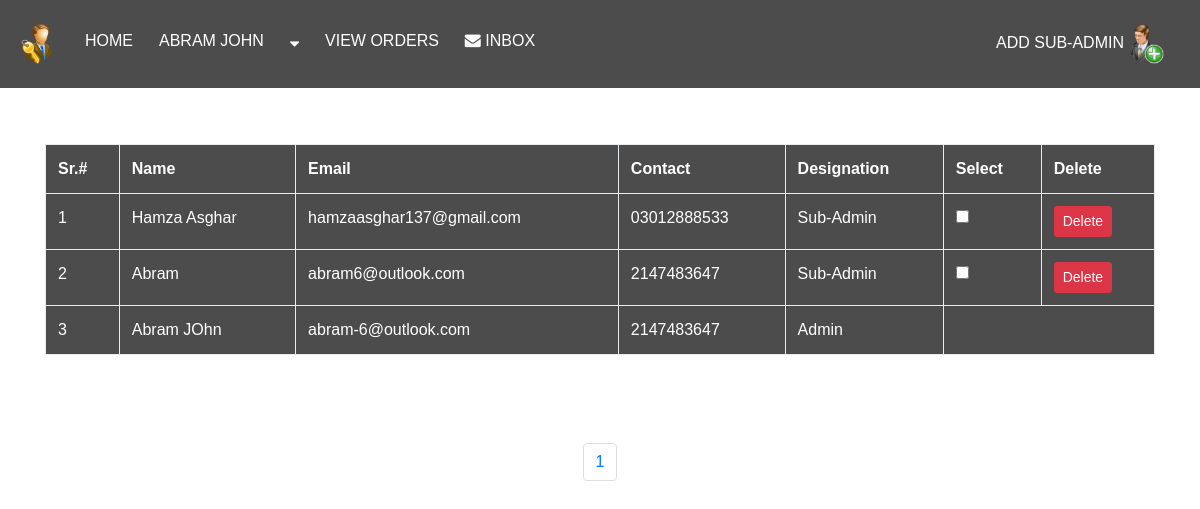
The app's page /ocms/admin/admin_data_display.php (signed in) with its own data.
### tables this page shows
CREATE TABLE `admin_register` (
  `admin_id` int(255) NOT NULL,
  `name` varchar(350) NOT NULL,
  `email` varchar(350) NOT NULL,
  `password` varchar(350) NOT NULL,
  `cpassword` varchar(350) NOT NULL,
  `contact` varchar(255) NOT NULL,
  `admin_checker` int(255) NOT NULL,
  `designation` varchar(350) NOT NULL
);

### ocms/admin/admin_data_display.php (the view, shortened to what this page needs)
<?php
 $connection = mysqli_connect('localhost','root','','ocms');
$start=0;
$limit=10;
$t=mysqli_query($connection,"SELECT *  FROM admin_register");
$total=mysqli_num_rows($t);
$page=ceil($total/$limit);
?>
<!doctype html>
<html>
<link rel="stylesheet" href="css 1/bootstrap.css" type="text/css">
<link rel="stylesheet" href="js 1/bootstrap.js" type="text/css">
<link rel="stylesheet" href="font-awesome-4.7.0/css/font-awesome.min.css" type="text/css">
<link rel="stylesheet" href="Mycss/my FYP.css" type="text/css">
<link rel="stylesheet" href="Mycss/animatedcss.css" type="text/css">
<head>
</head>
<body background="img/home-page-background.png" class="respon-img">
<?php include 'admin_navbar.php'; ?>
 <br><br><br><br><br><br>
<div class="container">
	<table class="table table-bordered" align="center" style="background:rgba(0,0,0,0.7);">
		<tr>
			<th style="color: white;">Sr.#</th>
			<th style="color: white;">Name</th>
			<th style="color: white;">Email</th>
			<th style="color: white;">Contact</th>
			<th style="color: white;">Designation</th>
			<?php
		if(isset($_SESSION['admin_id']))
		{
			if($_SESSION['admin_checker']==1)
                        {
                            echo "
			<th style='color: white;'>Select</th>
			<th style='color: white;'>Delete</th>";
			}
		}
		?>
		</tr>
		<?php
		$sr = 1;
		$query = "SELECT *  FROM admin_register ORDER BY admin_id DESC LIMIT $start,$limit";
        $result=mysqli_query($connection,$query);
		while($row = mysqli_fetch_array($result)){
			$admin_id = $row['admin_id'];
		?>
		<tr>
			<form method="post" action="admin_data_display.php">
				<td style="color: white;"><?php echo $sr;?></td>
				<td style="color: white;"><?php echo $row['name'];?></td>
				<td style="color: white;"><?php echo $row['email'];?></td>
				<td style="color: white;"><?php echo $row['contact'];?></td>
				<td style="color: white;"><?php echo $row['designation'];?></td>
				 <?php
		if(isset($_SESSION['admin_id']))
		{
			if($_SESSION['admin_checker']==1)
                        {
					if($admin_id != 1)
					{
                            echo "
				<td><input type='checkbox' value='$admin_id' name='delete_admin_key' required></td>
				<td><input class='btn btn-danger btn-sm' type='submit' name='delete_admin' value='Delete'></td>";
					}
						}
		}
		?>
			</form>
		</tr>
		<?php
		$sr++; }
		?>
	</table>
	 <br><br><br>
	   <nav aria-label="Page navigation example">
  <ul class="pagination justify-content-center">
   <?php
	 for($i=1;$i <= $page;$i++){
	 ?>
    <li class="page-item"><a class="page-link" href="?id=<?php echo $i ?>"><?php echo $i;?></a></li>
    <?php
	 }
	  ?>
  </ul>
</nav>
  <br><br>
</div>
</body>
</html>

### ocms/admin/Mycss/my FYP.css (style rules this page uses)
* { padding: 0; margin: 0; }
.respon-img { background-repeat: no-repeat; background-size: cover; background-position: center center; background-attachment: fixed; }
body { font-family: "helvetica"; font-size: 100%; }

### records on screen
admin_register: name "Hamza Asghar", email "hamzaasghar137@gmail.com", contact "03012888533", designation "Sub-Admin"
admin_register: name "Abram", email "abram6@outlook.com", contact "2147483647", designation "Sub-Admin"
admin_register: name "Abram JOhn", email "abram-6@outlook.com", contact "2147483647", designation "Admin"

### other values on screen
$_SESSION['name'] "ABRAM JOHN"
